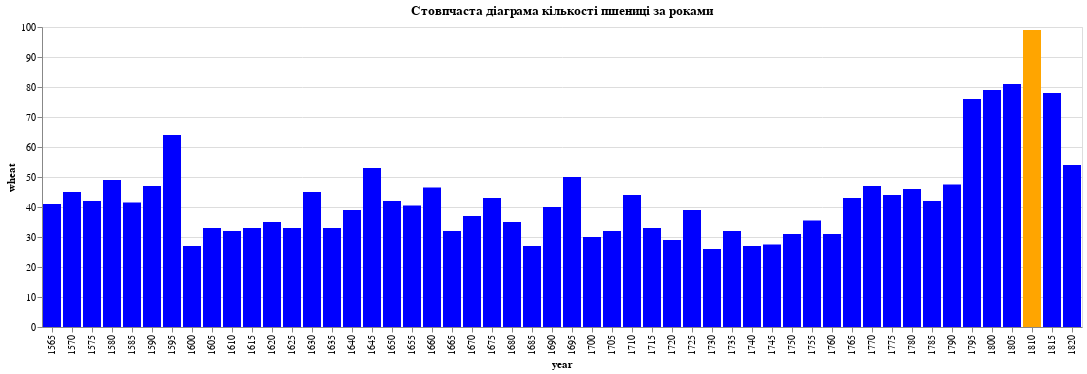

The notebook cell this image was saved under:
### Markdown cell above
## Завдання 1

### Code cell
chart = alt.Chart(source).mark_bar().encode(
    x='year:N',
    y='wheat:Q',
    color=alt.condition(alt.datum.year == 1810, alt.value('orange'), alt.value('blue')),
).properties(
    title='Стовпчаста діаграма кількості пшениці за роками'
)

chart

### Figure 1 — Vega-Lite specification as saved in the notebook (floating-point values rounded to 4 significant figures)
{"config": {"view": {"continuousWidth": 400, "continuousHeight": 300}}, "data": {"name": "data-76d1ce26ea5761007c35827e1564d86c"}, "mark": "bar", "encoding": {"color": {"condition": {"value": "orange", "test": "(datum.year === 1810)"}, "value": "blue"}, "x": {"type": "nominal", "field": "year"}, "y": {"type": "quantitative", "field": "wheat"}}, "title": "Стовпчаста діаграма кількості пшениці за роками", "$schema": "https://vega.github.io/schema/vega-lite/v4.8.1.json", "datasets": {"data-76d1ce26ea5761007c35827e1564d86c": [{"year": 1565, "wheat": 41.0, "wages": 5.0}, {"year": 1570, "wheat": 45.0, "wages": 5.05}, {"year": 1575, "wheat": 42.0, "wages": 5.08}, {"year": 1580, "wheat": 49.0, "wages": 5.12}, {"year": 1585, "wheat": 41.5, "wages": 5.15}, {"year": 1590, "wheat": 47.0, "wages": 5.25}, {"year": 1595, "wheat": 64.0, "wages": 5.54}, {"year": 1600, "wheat": 27.0, "wages": 5.61}, {"year": 1605, "wheat": 33.0, "wages": 5.69}, {"year": 1610, "wheat": 32.0, "wages": 5.78}, {"year": 1615, "wheat": 33.0, "wages": 5.94}, {"year": 1620, "wheat": 35.0, "wages": 6.01}, {"year": 1625, "wheat": 33.0, "wages": 6.12}, {"year": 1630, "wheat": 45.0, "wages": 6.22}, {"year": 1635, "wheat": 33.0, "wages": 6.3}, {"year": 1640, "wheat": 39.0, "wages": 6.37}, {"year": 1645, "wheat": 53.0, "wages": 6.45}, {"year": 1650, "wheat": 42.0, "wages": 6.5}, {"year": 1655, "wheat": 40.5, "wages": 6.6}, {"year": 1660, "wheat": 46.5, "wages": 6.75}, {"year": 1665, "wheat": 32.0, "wages": 6.8}, {"year": 1670, "wheat": 37.0, "wages": 6.9}, {"year": 1675, "wheat": 43.0, "wages": 7.0}, {"year": 1680, "wheat": 35.0, "wages": 7.3}, {"year": 1685, "wheat": 27.0, "wages": 7.6}, {"year": 1690, "wheat": 40.0, "wages": 8.0}, {"year": 1695, "wheat": 50.0, "wages": 8.5}, {"year": 1700, "wheat": 30.0, "wages": 9.0}, {"year": 1705, "wheat": 32.0, "wages": 10.0}, {"year": 1710, "wheat": 44.0, "wages": 11.0}, {"year": 1715, "wheat": 33.0, "wages": 11.75}, {"year": 1720, "wheat": 29.0, "wages": 12.5}, {"year": 1725, "wheat": 39.0, "wages": 13.0}, {"year": 1730, "wheat": 26.0, "wages": 13.3}, {"year": 1735, "wheat": 32.0, "wages": 13.6}, {"year": 1740, "wheat": 27.0, "wages": 14.0}, {"year": 1745, "wheat": 27.5, "wages": 14.5}, {"year": 1750, "wheat": 31.0, "wages": 15.0}, {"year": 1755, "wheat": 35.5, "wages": 15.7}, {"year": 1760, "wheat": 31.0, "wages": 16.5}, {"year": 1765, "wheat": 43.0, "wages": 17.6}, {"year": 1770, "wheat": 47.0, "wages": 18.5}, {"year": 1775, "wheat": 44.0, "wages": 19.5}, {"year": 1780, "wheat": 46.0, "wages": 21.0}, {"year": 1785, "wheat": 42.0, "wages": 23.0}, {"year": 1790, "wheat": 47.5, "wages": 25.5}, {"year": 1795, "wheat": 76.0, "wages": 27.5}, {"year": 1800, "wheat": 79.0, "wages": 28.5}, {"year": 1805, "wheat": 81.0, "wages": 29.5}, {"year": 1810, "wheat": 99.0, "wages": 30.0}, {"year": 1815, "wheat": 78.0, "wages": null}, {"year": 1820, "wheat": 54.0, "wages": null}]}}
